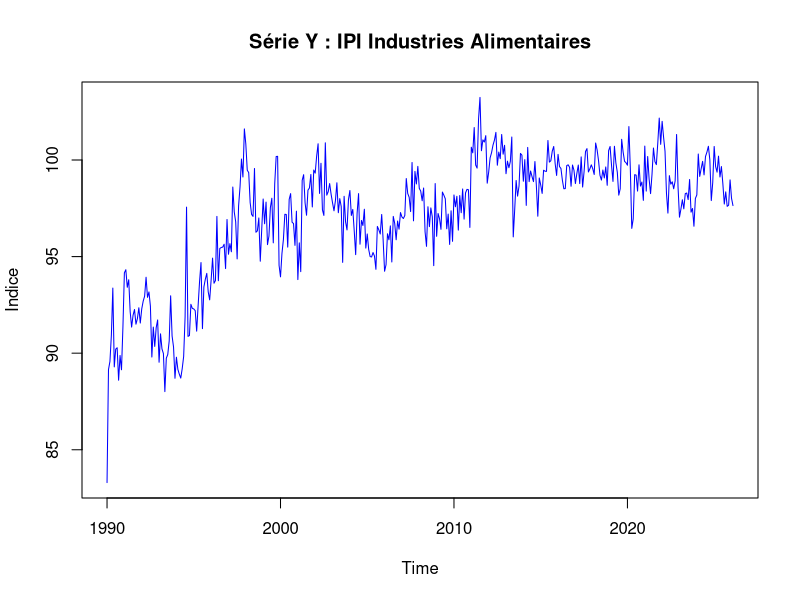
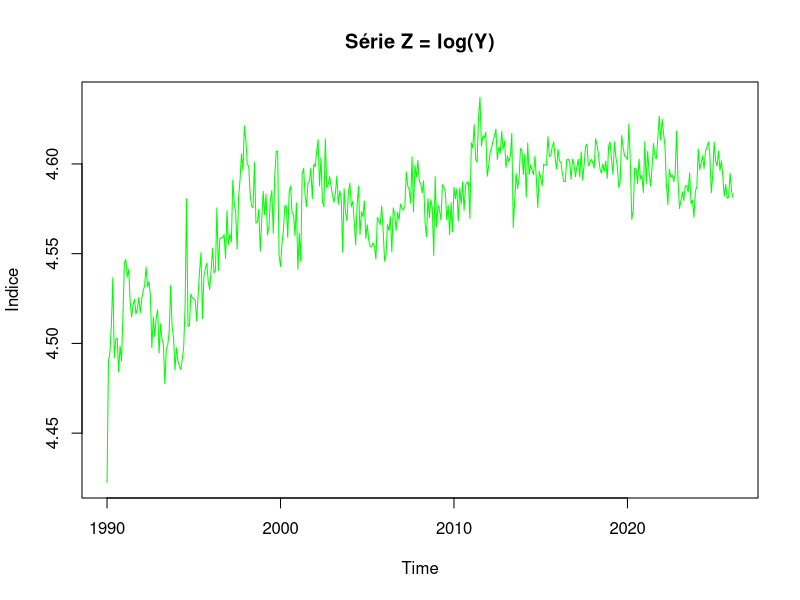
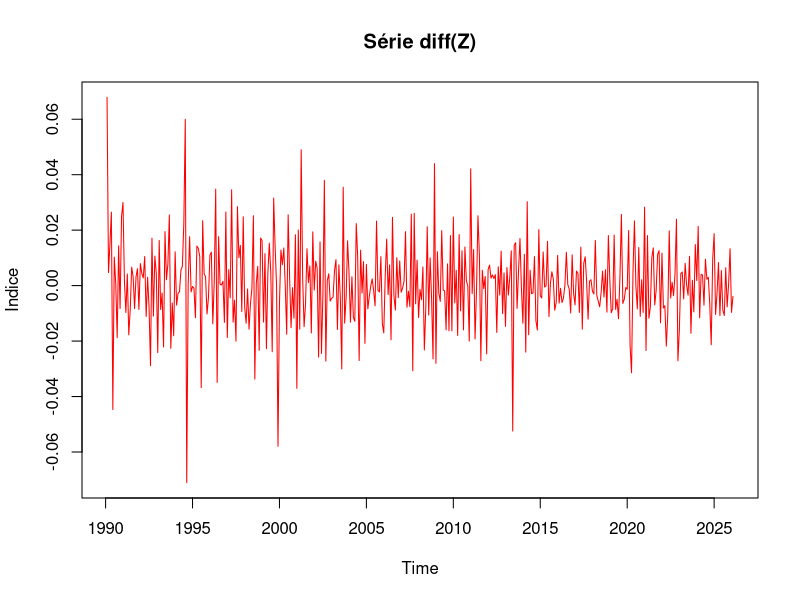
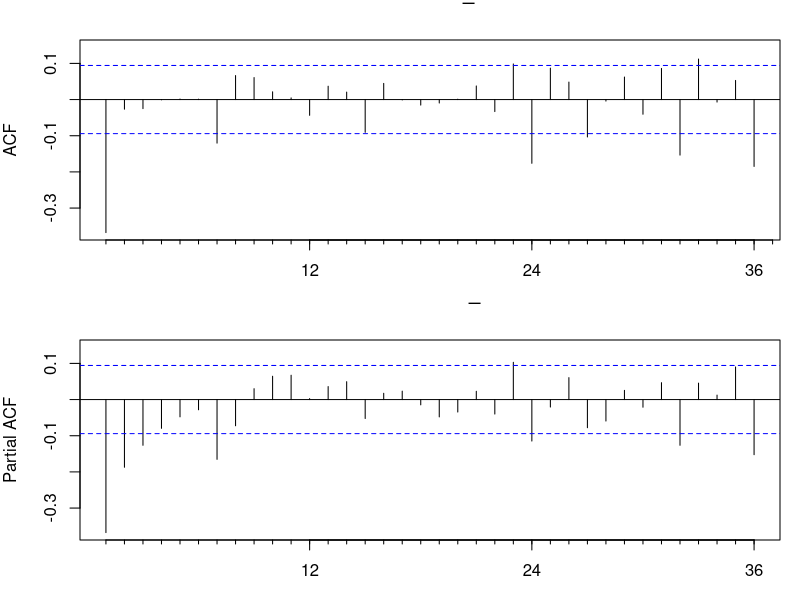
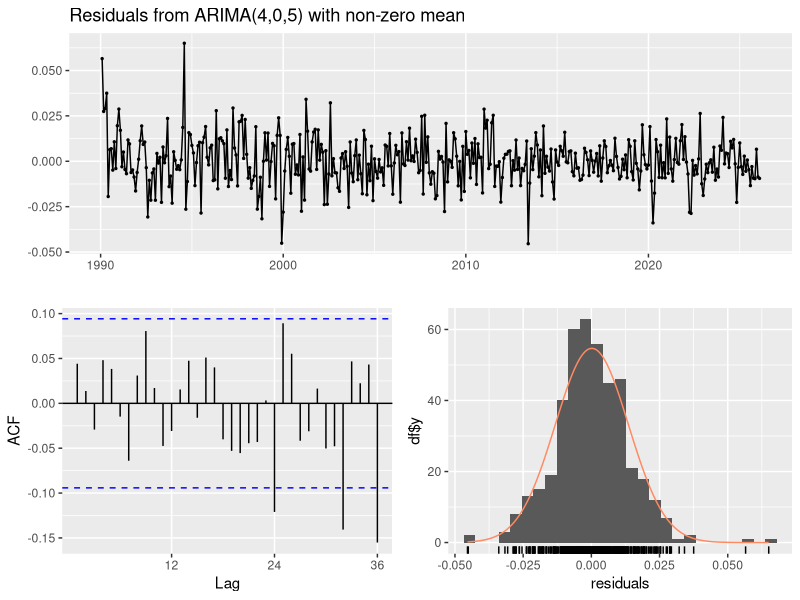
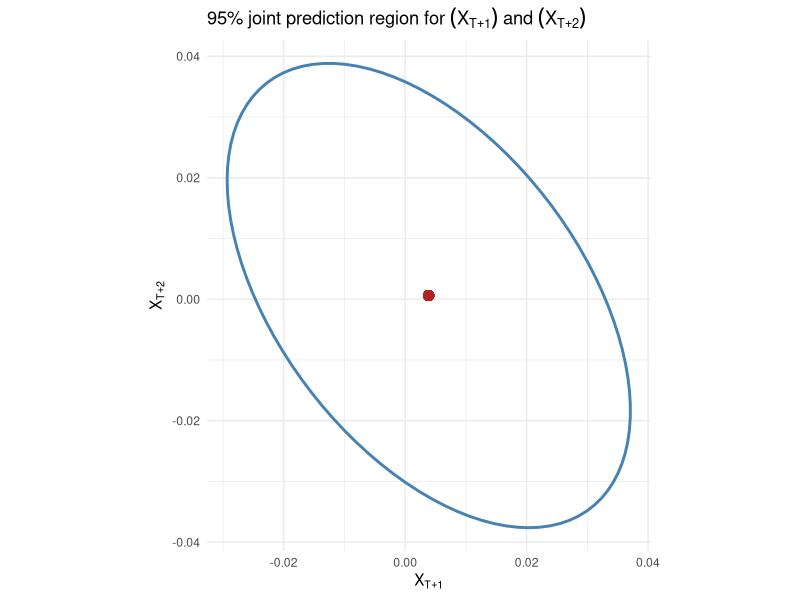

Write R code to recreate these figures, in order.
## ---- chunk 1
knitr::opts_chunk$set(
  echo = TRUE,
  warning = TRUE,
  message = TRUE,
  fig.align = "center",
  fig.width = 10,
  fig.height = 6
)

required_pkgs <- c(
  "readr", "dplyr", "ggplot2", "lubridate", 
  "forecast", "tseries", "ellipse", "knitr", "ellipse"
)

missing_pkgs <- required_pkgs[!vapply(required_pkgs, requireNamespace, logical(1), quietly = TRUE)]
if (length(missing_pkgs) > 0) {
  install.packages(missing_pkgs, repos = "https://cloud.r-project.org")
}

library(dplyr)
library(ggplot2)
library(tseries)
library(forecast)
library(knitr)
library(ellipse)

## ---- chunk 2

df <- read.csv("data/valeurs_mensuelles.csv", sep = ";", skip = 4, header = FALSE, stringsAsFactors = FALSE)

df <- df[, 1:2]
colnames(df) <- c("date_brute", "valeur")

df <- df[df$valeur != "" & !is.na(df$valeur), ]

# On ajoute "-01" pour créer un format AAAA-MM-JJ lisible par R
df$date <- as.Date(paste0(df$date_brute, "-01"))
df <- df[order(df$date), ]

# On récupère l'année et le mois de début
start_y <- as.numeric(format(df$date[1], "%Y"))
start_m <- as.numeric(format(df$date[1], "%m"))

Y <- ts(df$valeur, start = c(start_y, start_m), frequency = 12)

plot(Y, main = "Série Y : IPI Industries Alimentaires", ylab = "Indice", col = "blue")
## ---- chunk 3
Z <- log(Y)
plot(Z, main = "Série Z = log(Y)", ylab = "Indice", col = "green")
## ---- chunk 4
X <- diff(Z, differences = 1)
plot(X, main = "Série diff(Z)", ylab = "Indice", col = "red")
## ---- chunk 5
adf.test(X)
kpss.test(X)
## ---- chunk 6
op <- par(mfrow = c(2, 1), mar = c(3, 4, 2, 1))
forecast::Acf(X, lag.max = 36, main = "ACF of X_t")
forecast::Pacf(X, lag.max = 36, main = "PACF of X_t")
par(op)
## ---- chunk 7
max_p <- 5
max_q <- 5

grid <- expand.grid(p = 0:max_p, q = 0:max_q) %>%
  rowwise() %>%
  mutate(
    fit = list(tryCatch(
      Arima(X, order = c(p, 0, q), include.mean = TRUE),
      error = function(e) NULL
    )),
    aic = ifelse(is.null(fit), NA, AIC(fit)),
    bic = ifelse(is.null(fit), NA, BIC(fit))
  ) %>%
  ungroup() %>%
  arrange(aic)

grid %>%
  filter(!is.na(aic)) %>%
  select(p, q, aic, bic) %>%
  head(5) %>%
  kable()

best_row <- grid %>% filter(!is.na(aic)) %>% slice(1)
best_fit <- best_row$fit[[1]]
best_row %>% select(p, q, aic, bic) %>% kable()
## ---- chunk 8
coef <- best_fit$coef
se <- sqrt(diag(best_fit$var.coef))
coef_tbl <- tibble::tibble(
  term = names(coef),
  estimate = unname(coef),
  std_error = unname(se),
  t_value = unname(coef / se)
) %>%
  mutate(across(where(is.numeric), ~ round(.x, 4)))

coef_tbl %>% kable()
## ---- chunk 9
checkresiduals(best_fit, test = FALSE)
## ---- chunk 10
res <- residuals(best_fit)
lb_test <- Box.test(res, lag = 24, type = "Ljung-Box", fitdf = sum(best_fit$arma[1:4]))
jb_test <- tseries::jarque.bera.test(res)
## ---- chunk 11
alpha <- 0.95
pred <- predict(best_fit, n.ahead = 2)
mu <- as.numeric(pred$pred)

phi <- if(length(best_fit$model$phi) > 0) best_fit$model$phi else 0
theta <- if(length(best_fit$model$theta) > 0) best_fit$model$theta else 0

psi_coefs <- ARMAtoMA(ar = phi, ma = theta, lag.max = 1)
psi1 <- psi_coefs[1]

sigma2 <- best_fit$sigma2
Sigma <- matrix(
  c(sigma2,         sigma2 * psi1, 
    sigma2 * psi1,  sigma2 * (1 + psi1^2)), 
  nrow = 2, byrow = TRUE
)

ell_data <- as.data.frame(ellipse(Sigma, centre = mu, level = alpha))
colnames(ell_data) <- c("X_T1", "X_T2")

ggplot(ell_data, aes(x = X_T1, y = X_T2)) +
  geom_path(color = "steelblue", linewidth = 1) +
  geom_point(aes(x = mu[1], y = mu[2]), color = "firebrick", size = 3) +
  labs(
    title = expression(paste("95% joint prediction region for ", (X[T+1]), " and ", (X[T+2]))),
    x = expression(X[T+1]),
    y = expression(X[T+2])
  ) +
  theme_minimal() +
  coord_fixed()
## ---- chunk 12
code_chunks <- knitr::knit_code$get()
code_text <- unlist(code_chunks, use.names = FALSE)

cat("```r\n")
cat(paste(code_text, collapse = "\n\n"))
cat("\n```\n")
